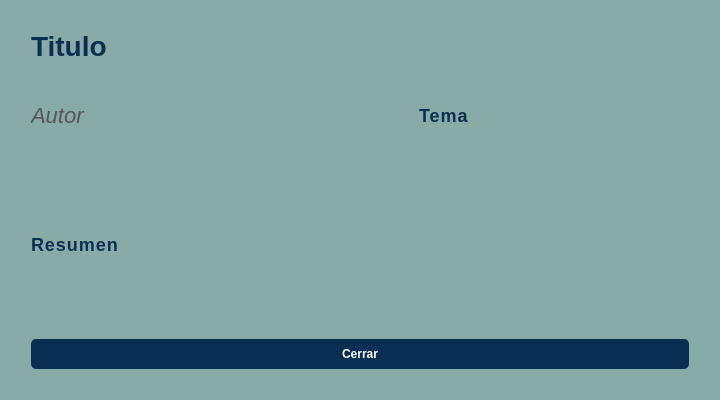
<?xml version="1.0" encoding="UTF-8"?>
<ui version="4.0">
 <class>Dialog</class>
 <widget class="QDialog" name="Dialog">
  <property name="geometry">
   <rect>
    <x>0</x>
    <y>0</y>
    <width>720</width>
    <height>400</height>
   </rect>
  </property>
  <property name="sizePolicy">
   <sizepolicy hsizetype="Minimum" vsizetype="Preferred">
    <horstretch>0</horstretch>
    <verstretch>0</verstretch>
   </sizepolicy>
  </property>
  <property name="minimumSize">
   <size>
    <width>720</width>
    <height>400</height>
   </size>
  </property>
  <property name="maximumSize">
   <size>
    <width>720</width>
    <height>406</height>
   </size>
  </property>
  <property name="windowTitle">
   <string>Dialog</string>
  </property>
  <property name="styleSheet">
   <string notr="true">#Dialog {
    background-color: #89ABA7;
}

QLabel {
    font-family: &quot;Segoe UI&quot;, &quot;Roboto&quot;, &quot;Helvetica&quot;;
    color: #2C3E50;
    font-size: 14px;
}


#linea_titulo {
    font-size: 30px;
    font-weight: bold;
    color: #1D433A; 
}

#linea_autor {
    font-size: 22px;
    font-style: italic;
    color: #555555;
}

#linea_tema, #linea_resumen {
    font-weight: bold;
    text-transform: uppercase;
    font-size: 18px;
    letter-spacing: 1px;
    color: #1D433A;
}</string>
  </property>
  <layout class="QHBoxLayout" name="horizontalLayout_5">
   <property name="sizeConstraint">
    <enum>QLayout::SetMinimumSize</enum>
   </property>
   <item>
    <layout class="QVBoxLayout" name="verticalLayout_2">
     <property name="spacing">
      <number>20</number>
     </property>
     <property name="sizeConstraint">
      <enum>QLayout::SetDefaultConstraint</enum>
     </property>
     <property name="leftMargin">
      <number>20</number>
     </property>
     <property name="topMargin">
      <number>20</number>
     </property>
     <property name="rightMargin">
      <number>20</number>
     </property>
     <property name="bottomMargin">
      <number>20</number>
     </property>
     <item>
      <widget class="QLabel" name="linea_titulo">
       <property name="maximumSize">
        <size>
         <width>16777215</width>
         <height>30</height>
        </size>
       </property>
       <property name="styleSheet">
        <string notr="true">font-family: 'Segoe UI', sans-serif;
font-size: 28px;
font-weight: bold;
color: #082e53; </string>
       </property>
       <property name="text">
        <string>Titulo</string>
       </property>
      </widget>
     </item>
     <item>
      <layout class="QHBoxLayout" name="horizontalLayout_11">
       <property name="topMargin">
        <number>20</number>
       </property>
       <property name="bottomMargin">
        <number>20</number>
       </property>
       <item>
        <widget class="QLabel" name="linea_autor">
         <property name="maximumSize">
          <size>
           <width>16777215</width>
           <height>30</height>
          </size>
         </property>
         <property name="text">
          <string>Autor</string>
         </property>
        </widget>
       </item>
       <item>
        <widget class="QLabel" name="linea_tema">
         <property name="maximumSize">
          <size>
           <width>270</width>
           <height>30</height>
          </size>
         </property>
         <property name="styleSheet">
          <string notr="true">font-family: 'Segoe UI', sans-serif;
font-size: 18px;
font-weight: bold;
color: #082e53; </string>
         </property>
         <property name="text">
          <string>Tema</string>
         </property>
        </widget>
       </item>
      </layout>
     </item>
     <item>
      <widget class="QLabel" name="linea_resumen">
       <property name="minimumSize">
        <size>
         <width>650</width>
         <height>150</height>
        </size>
       </property>
       <property name="maximumSize">
        <size>
         <width>16777215</width>
         <height>150</height>
        </size>
       </property>
       <property name="styleSheet">
        <string notr="true">font-family: 'Segoe UI', sans-serif;
font-size: 18px;
font-weight: bold;
color: #082e53; </string>
       </property>
       <property name="text">
        <string>Resumen</string>
       </property>
       <property name="wordWrap">
        <bool>true</bool>
       </property>
      </widget>
     </item>
     <item>
      <widget class="QPushButton" name="boton_cerrar">
       <property name="styleSheet">
        <string notr="true">QPushButton {
    background-color: #082e53; 
    color: white;  
    border-radius: 5px; 
    padding: 8px;  
    font-weight: bold;
}

QPushButton:hover {
    background-color: #1b5084; 
}

QPushButton:pressed {
    background-color: #031324; 
}</string>
       </property>
       <property name="text">
        <string>Cerrar</string>
       </property>
       <property name="autoDefault">
        <bool>false</bool>
       </property>
      </widget>
     </item>
    </layout>
   </item>
  </layout>
 </widget>
 <resources/>
 <connections/>
</ui>
